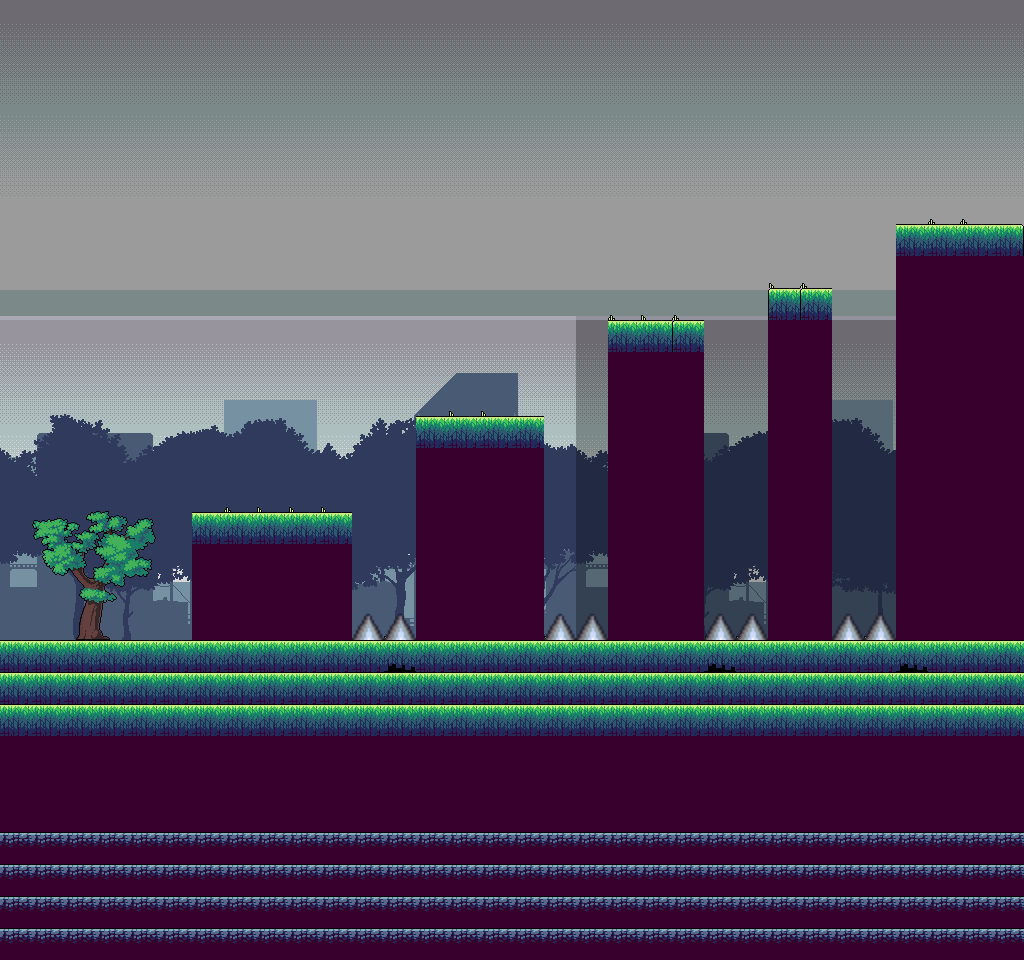

A level layout from a 2D game, rendered from its tile map. Below: a short description, then the map file with its tile-grid data intact:
An orthogonal 32x30 tile map with 32x32 px tiles, 2 tile layers (Tile Layer 1, ground) and 11 objects (player).

<map version="1.9" tiledversion="1.9.2" orientation="orthogonal" renderorder="right-down" width="32" height="30" tilewidth="32" tileheight="32" infinite="0" nextlayerid="8" nextobjectid="22">
 <tileset firstgid="1" source="TutorialTiledSet.tsx" />
 <layer id="1" name="Tile Layer 1" width="32" height="30" opacity="0.85">
  <data encoding="csv">
0,0,0,0,0,0,0,0,0,0,0,0,0,0,0,0,0,0,0,0,0,0,0,0,0,0,0,0,0,0,0,0,
0,0,0,0,0,0,0,0,0,0,0,0,0,0,0,0,0,0,0,0,0,0,0,0,0,0,0,0,0,0,0,0,
0,0,0,0,0,0,0,0,0,0,0,0,0,0,0,0,0,0,0,0,0,0,0,0,0,0,0,0,0,0,0,0,
0,0,0,0,0,0,0,0,0,0,0,0,0,0,0,0,0,0,0,0,0,0,0,0,0,0,0,0,0,0,0,0,
0,0,0,0,0,0,0,0,0,0,0,0,0,0,0,0,0,0,0,0,0,0,0,0,0,0,0,0,0,0,0,0,
0,0,0,0,0,0,0,0,0,0,0,0,0,0,0,0,0,0,0,0,0,0,0,0,0,0,0,0,0,0,0,0,
0,0,0,0,0,0,0,0,0,0,0,0,0,0,0,0,0,0,0,0,0,0,0,0,0,0,0,0,0,0,0,0,
0,0,0,0,0,0,0,0,0,0,0,0,0,0,0,0,0,0,0,0,0,0,0,0,0,0,0,0,0,0,0,0,
0,0,0,0,0,0,0,0,0,0,0,0,0,0,0,0,0,0,0,0,0,0,0,0,0,0,0,0,0,0,0,0,
23,0,0,0,0,0,0,0,0,0,0,0,0,0,0,0,0,0,23,0,0,0,0,0,0,0,0,0,0,0,0,0,
0,0,0,0,0,0,0,0,0,0,0,0,0,0,0,0,0,0,0,0,0,0,0,0,0,0,0,0,0,0,0,0,
0,0,0,0,0,0,0,0,0,0,0,0,0,0,0,0,0,0,0,0,0,0,0,0,0,0,0,0,0,0,0,0,
0,0,0,0,0,0,0,0,0,0,0,0,0,6,4,4,6,0,0,0,0,0,0,0,0,0,0,0,0,0,0,0,
0,0,0,0,0,0,0,0,0,0,0,0,0,0,0,0,0,0,0,0,0,0,0,0,0,0,0,0,0,0,0,0,
0,0,0,0,0,0,0,0,0,0,0,0,0,0,0,0,0,0,0,0,0,0,0,0,0,0,0,0,0,0,0,0,
0,0,0,0,0,0,0,0,0,0,0,0,0,0,0,0,0,0,0,0,0,0,0,0,0,0,0,0,0,0,0,0,
0,0,0,0,0,0,0,0,0,0,0,0,0,0,0,0,0,0,0,0,0,0,0,0,0,0,0,0,0,0,0,0,
0,0,0,0,0,0,0,0,0,0,0,0,0,0,0,0,0,0,0,0,0,0,0,0,0,0,0,0,0,0,0,0,
0,0,0,0,0,0,0,0,0,0,0,0,0,0,0,0,0,0,0,0,0,0,0,0,0,0,0,0,0,0,0,0,
9,17,0,0,0,0,0,0,0,0,0,0,8,0,0,0,0,8,9,0,0,0,6,8,0,0,0,8,0,0,0,0,
0,0,0,0,0,0,0,0,0,0,0,0,0,0,0,0,0,0,0,0,0,0,0,0,0,0,0,0,0,0,0,0,
0,0,0,0,0,0,0,0,0,0,0,0,0,0,0,0,0,0,0,0,0,0,0,0,0,0,0,0,0,0,0,0,
0,0,0,0,0,0,0,0,0,0,0,0,0,0,0,0,0,0,0,0,0,0,0,0,0,0,0,0,0,0,0,0,
0,0,0,0,0,0,0,0,0,0,0,0,0,0,0,0,0,0,0,0,0,0,0,0,0,0,0,0,0,0,0,0,
0,0,0,0,0,0,0,0,0,0,0,0,0,0,0,0,0,0,0,0,0,0,0,0,0,0,0,0,0,0,0,0,
0,0,0,0,0,0,0,0,0,0,0,0,0,0,0,0,0,0,0,0,0,0,0,0,0,0,0,0,0,0,0,0,
0,0,0,0,0,0,0,0,0,0,0,0,0,0,0,0,0,0,0,0,0,0,0,0,0,0,0,0,0,0,0,0,
0,0,0,0,0,0,0,0,0,0,0,0,0,0,0,0,0,0,0,0,0,0,0,0,0,0,0,0,0,0,0,0,
0,0,0,0,0,0,0,0,0,0,0,0,0,0,0,0,0,0,0,0,0,0,0,0,0,0,0,0,0,0,0,0,
0,0,0,0,0,0,0,0,0,0,0,0,0,0,0,0,0,0,0,0,0,0,0,0,0,0,0,0,0,0,0,0
</data>
 </layer>
 <layer id="2" name="ground" width="32" height="30">
  <data encoding="csv">
0,0,0,0,0,0,0,0,0,0,0,0,0,0,0,0,0,0,0,0,0,0,0,0,0,0,0,0,0,0,0,0,
0,0,0,0,0,0,0,0,0,0,0,0,0,0,0,0,0,0,0,0,0,0,0,0,0,0,0,0,0,0,0,0,
0,0,0,0,0,0,0,0,0,0,0,0,0,0,0,0,0,0,0,0,0,0,0,0,0,0,0,0,0,0,0,0,
0,0,0,0,0,0,0,0,0,0,0,0,0,0,0,0,0,0,0,0,0,0,0,0,0,0,0,0,0,0,0,0,
0,0,0,0,0,0,0,0,0,0,0,0,0,0,0,0,0,0,0,0,0,0,0,0,0,0,0,0,0,0,0,0,
0,0,0,0,0,0,0,0,0,0,0,0,0,0,0,0,0,0,0,0,0,0,0,0,0,0,0,0,0,0,0,0,
0,0,0,0,0,0,0,0,0,0,0,0,0,0,0,0,0,0,0,0,0,0,0,0,0,0,0,0,0,4,4,0,
0,0,0,0,0,0,0,0,0,0,0,0,0,0,0,0,0,0,0,0,0,0,0,0,0,0,0,0,22,22,22,21,
0,0,0,0,0,0,0,0,0,0,0,0,0,0,0,0,0,0,0,0,0,0,0,0,2,4,0,0,11,11,11,11,
0,0,0,0,0,0,0,0,0,0,0,0,0,0,0,0,0,0,0,4,2,4,0,0,10,10,0,0,11,11,11,11,
0,0,0,0,0,0,0,0,0,0,0,0,0,0,0,0,0,0,0,22,22,10,0,0,11,11,0,0,11,11,11,11,
0,0,0,0,0,0,0,0,0,0,0,0,0,0,0,0,0,0,0,11,11,11,0,0,11,11,0,0,11,11,11,11,
0,0,0,0,0,0,0,0,0,0,0,0,0,0,2,2,0,0,0,11,11,11,0,0,11,11,0,0,11,11,11,11,
0,0,0,0,0,0,0,0,0,0,0,0,0,22,22,22,22,0,0,11,11,11,0,0,11,11,0,0,11,11,11,11,
0,0,0,0,0,0,0,0,0,0,0,0,0,11,11,11,11,0,0,11,11,11,0,0,11,11,0,0,11,11,11,11,
0,0,0,0,0,0,0,4,2,2,2,0,0,11,11,11,11,0,0,11,11,11,0,0,11,11,0,0,11,11,11,11,
0,0,0,0,0,0,22,22,22,22,22,0,0,11,11,11,11,0,0,11,11,11,0,0,11,11,0,0,11,11,11,11,
0,0,0,0,0,0,11,11,11,11,11,0,0,11,11,11,11,0,0,11,11,11,0,0,11,11,0,0,11,11,11,11,
0,0,0,0,0,0,11,11,11,11,11,0,0,11,11,11,11,0,0,11,11,11,0,0,11,11,0,0,11,11,11,11,
0,0,0,0,0,0,11,11,11,11,11,28,28,11,11,11,11,28,28,11,11,11,28,28,11,11,28,28,11,11,11,11,
22,22,22,22,22,22,22,22,22,22,22,22,15,22,22,22,22,22,22,22,22,22,15,22,22,22,22,22,15,22,22,22,
22,22,22,22,22,22,22,22,22,22,22,22,22,22,22,22,22,22,22,22,22,22,22,22,22,22,22,22,22,22,22,22,
22,22,22,22,22,22,22,22,22,22,22,22,22,22,22,22,22,22,22,22,22,22,22,22,22,22,22,22,22,22,22,22,
11,11,11,11,11,11,11,11,11,11,11,11,11,11,11,11,11,11,11,11,11,11,11,11,11,11,11,11,11,11,11,11,
11,11,11,11,11,11,11,11,11,11,11,11,11,11,11,11,11,11,11,11,11,11,11,11,11,11,11,11,11,11,11,11,
11,11,11,11,11,11,11,11,11,11,11,11,11,11,11,11,11,11,11,11,11,11,11,11,11,11,11,11,11,11,11,11,
12,12,12,12,12,12,12,12,12,12,12,12,12,12,12,12,12,12,12,12,12,12,12,12,12,12,12,12,12,12,12,12,
12,12,12,12,12,12,12,12,12,12,12,12,12,12,12,12,12,12,12,12,12,12,12,12,12,12,12,12,12,12,12,12,
12,12,12,12,12,12,12,12,12,12,12,12,12,12,12,12,12,12,12,12,12,12,12,12,12,12,12,12,12,12,12,12,
12,12,12,12,12,12,12,12,12,12,12,12,12,12,12,12,12,12,12,12,12,12,12,12,12,12,12,12,12,12,12,12
</data>
 </layer>
 <objectgroup id="3" name="objects">
  <object id="2" x="192" y="512">
   <polygon points="0,0 0,128 160,128 160,0" />
  </object>
  <object id="3" x="0" y="640">
   <polygon points="0,0 0,320 1024,320 1024,0" />
  </object>
  <object id="4" x="416" y="416">
   <polygon points="0,0 0,224 128,224 128,0" />
  </object>
  <object id="5" x="608" y="320">
   <polygon points="0,0 0,320 96,320 96,0" />
  </object>
  <object id="6" x="768" y="288">
   <polygon points="0,0 0,352 64,352 64,0" />
  </object>
  <object id="8" x="896" y="224">
   <polygon points="0,0 0,416 128,416 128,0" />
  </object>
  <object id="21" name="player" x="32" y="608" width="32" height="32" />
 </objectgroup>
 <objectgroup id="7" name="spikes">
  <object id="17" x="352" y="608">
   <polygon points="0,0 0,32 64,32 64,0" />
  </object>
  <object id="18" x="544" y="608">
   <polygon points="0,0 0,32 64,32 64,0" />
  </object>
  <object id="19" x="704" y="608">
   <polygon points="0,0 0,32 64,32 64,0" />
  </object>
  <object id="20" x="832" y="608">
   <polygon points="0,0 0,32 64,32 64,0" />
  </object>
 </objectgroup>
</map>
